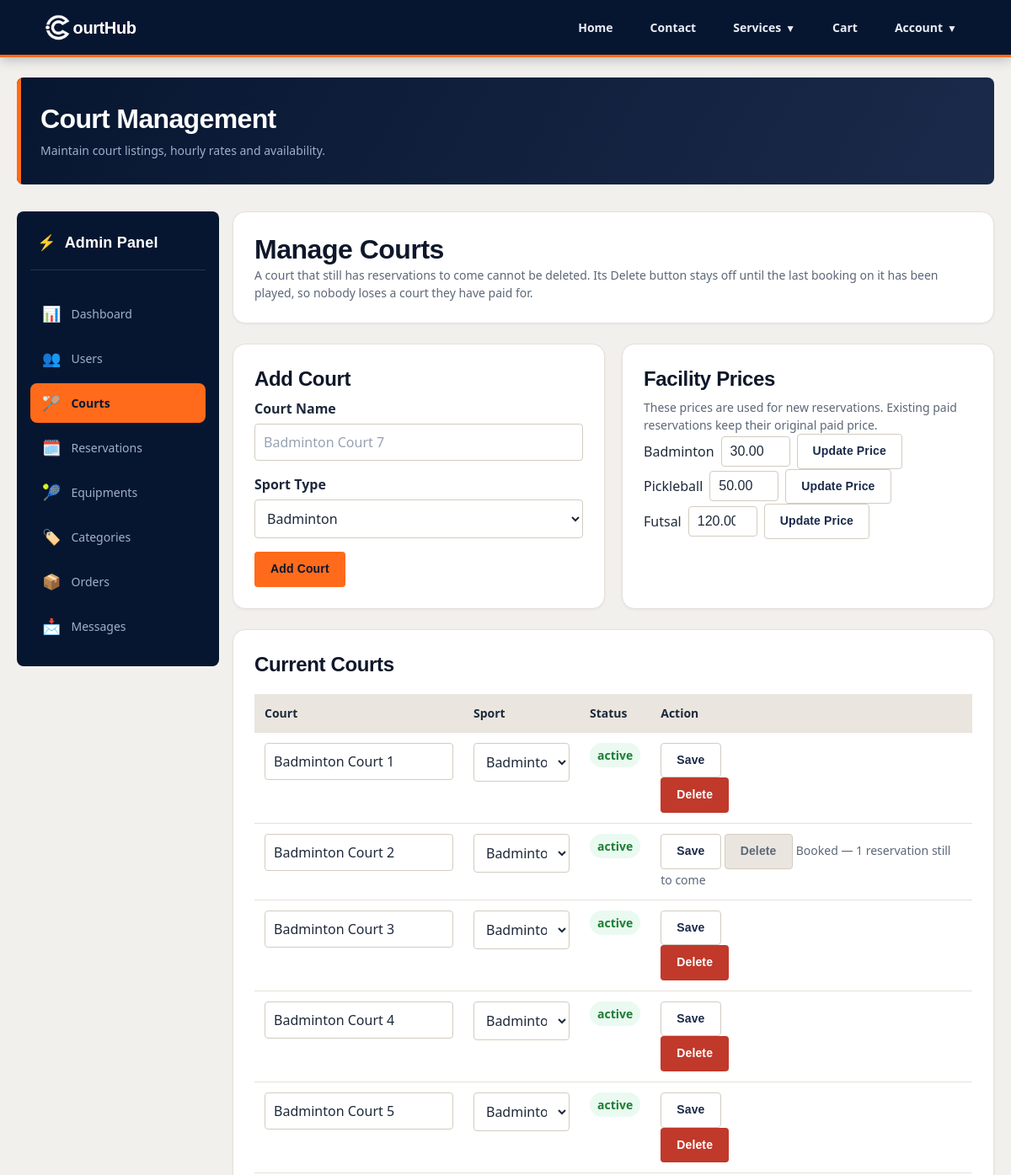
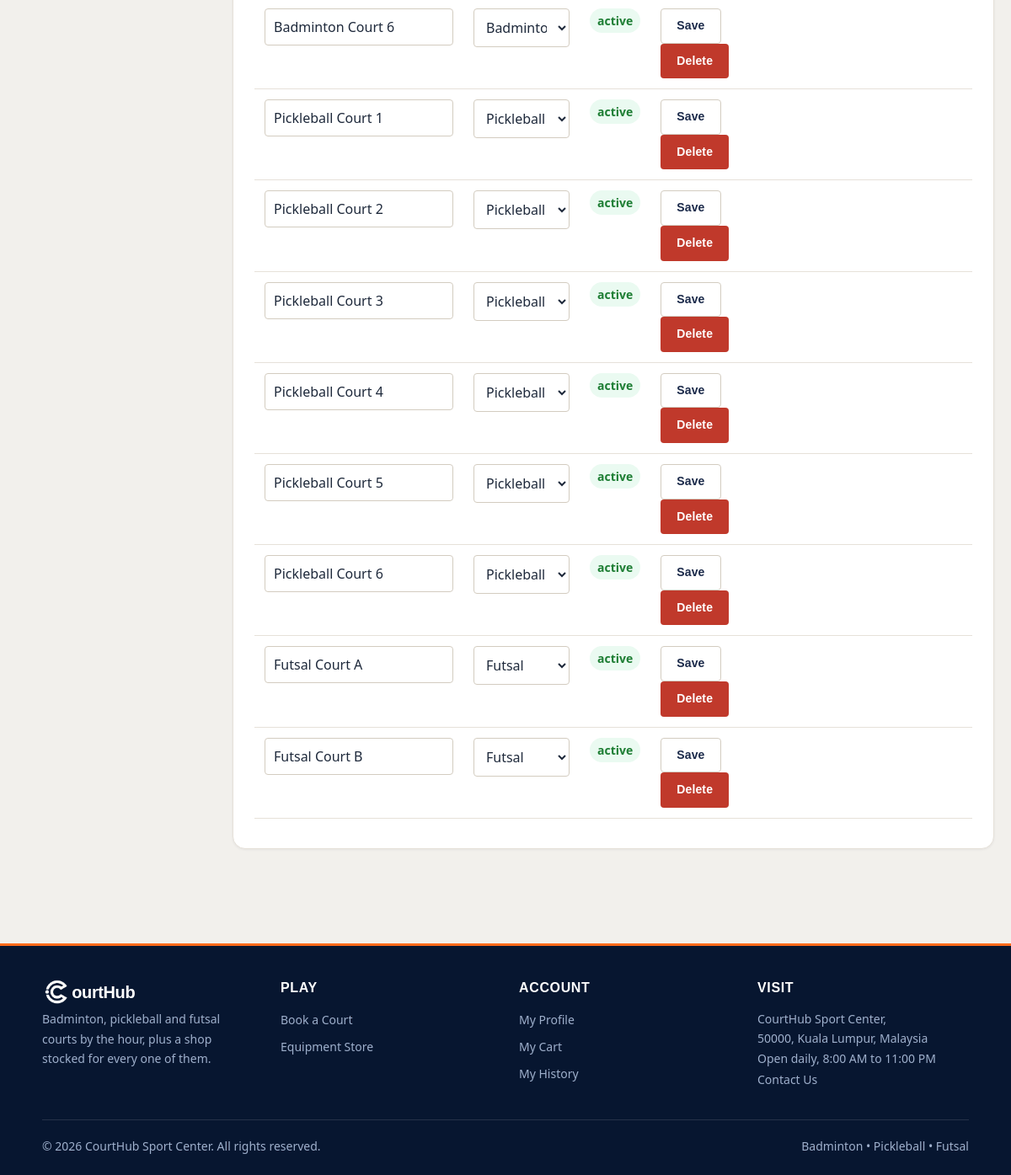
/admin/courts.php (signed in), run on the app's committed database (2 pictures, top to bottom).
### tables this page shows
CREATE TABLE sport_types (
    sport_type_id   INT AUTO_INCREMENT PRIMARY KEY,
    name            VARCHAR(30) NOT NULL UNIQUE,    
    price_per_hour  DECIMAL(6,2) NOT NULL
);

CREATE TABLE courts (
    court_id        INT AUTO_INCREMENT PRIMARY KEY,
    court_number    VARCHAR(30) NOT NULL,
    sport_type_id   INT NOT NULL,
    status          ENUM('active', 'pending_deletion', 'deleted') NOT NULL DEFAULT 'active',
    created_at      TIMESTAMP DEFAULT CURRENT_TIMESTAMP,

    FOREIGN KEY (sport_type_id) REFERENCES sport_types(sport_type_id)
);

### config/functions.php (called while the page is built, shortened)
<?php
function h($string) {
    return htmlspecialchars($string ?? '', ENT_QUOTES, 'UTF-8');
}
function appBasePath() {
    static $base_path = null;
    if ($base_path !== null) {
        return $base_path;
    }
    $document_root = realpath($_SERVER['DOCUMENT_ROOT'] ?? '');
    $app_root = realpath(__DIR__ . '/..');
    if ($document_root && $app_root && substr(strtolower($app_root), 0, strlen(strtolower($document_root))) === strtolower($document_root)) {
        $relative = substr($app_root, strlen($document_root));
        $base_path = str_replace('\\', '/', $relative);
        $base_path = $base_path === '/' ? '' : rtrim($base_path, '/');
    } else {
        $base_path = '';
    }
    return $base_path;
}
function app_url($path = '') {
    $path = '/' . ltrim($path, '/');
    return appBasePath() . ($path === '/' ? '' : $path);
}
function getSportTypes($conn) {
    $sports = [];
    $result = $conn->query("SELECT sport_type_id, name, price_per_hour FROM sport_types ORDER BY sport_type_id");
    while ($row = $result->fetch_assoc()) {
        $sports[] = $row;
    }
    return $sports;
}
    ?>
    <?php
function courtsWithUnfinishedBookings($conn) {
    $blocked = [];
    $result = $conn->query(
        "SELECT boi.court_id, COUNT(*) AS total
         FROM booking_order_items boi
         JOIN booking_orders bo ON bo.booking_order_id = boi.booking_order_id
         WHERE bo.payment_status = 'paid'
           AND TIMESTAMP(boi.booking_date, boi.end_time) > NOW()
         GROUP BY boi.court_id"
    );
    while ($row = $result->fetch_assoc()) {
        $blocked[(int)$row['court_id']] = (int)$row['total'];
    }
    return $blocked;
}

### admin/courts.php (the view, shortened to what this page needs)
<?php
require_once __DIR__ . '/../config/db_connect.php';
require_once __DIR__ . '/../config/functions.php';
$sports = getSportTypes($conn);
$courts = [];
$result = $conn->query(
    "SELECT c.court_id, c.court_number, c.sport_type_id, c.status, st.name AS sport_name
     FROM courts c
     JOIN sport_types st ON c.sport_type_id = st.sport_type_id
     WHERE c.status <> 'deleted'
     ORDER BY st.sport_type_id, c.court_id"
);
while ($row = $result->fetch_assoc()) {
    $courts[] = $row;
}
$courts_with_bookings = courtsWithUnfinishedBookings($conn);
require_once __DIR__ . '/../includes/header.php';
?>
<section class="page-hero">
    <h1>Court Management</h1>
    <p class="muted">Maintain court listings, hourly rates and availability.</p>
</section>
<div class="dashboard-layout">
    <?php include __DIR__ . '/../includes/adminPanel.php'; ?>
    <div class="dashboard-main-content">
        <section class="card">
            <h1>Manage Courts</h1>
            <p class="muted">
                A court that still has reservations to come cannot be deleted.
                Its Delete button stays off until the last booking on it has
                been played, so nobody loses a court they have paid for.
            </p>
        </section>
        <section class="grid two-col">
            <div class="card">
                <h2>Add Court</h2>
                <form method="POST" action="<?= h(app_url('/admin/courts.php')) ?>">
                    <div class="form-group">
                        <label for="court_number">Court Name</label>
                        <input type="text" id="court_number" name="court_number" placeholder="Badminton Court 7" required>
                    </div>
                    <div class="form-group">
                        <label for="sport_type_id">Sport Type</label>
                        <select id="sport_type_id" name="sport_type_id" required>
                            <?php foreach ($sports as $sport): ?>
                                <option value="<?= (int)$sport['sport_type_id'] ?>"><?= h($sport['name']) ?></option>
                            <?php endforeach; ?>
                        </select>
                    </div>
                    <button type="submit" class="btn">Add Court</button>
                </form>
            </div>
            <div class="card">
                <h2>Facility Prices</h2>
                <p class="muted">These prices are used for new reservations. Existing paid reservations keep their original paid price.</p>
                <?php foreach ($sports as $sport): ?>
                    <form method="POST" action="<?= h(app_url('/admin/courts.php')) ?>" class="inline-form price-form">
                        <label for="price_<?= (int)$sport['sport_type_id'] ?>"><?= h($sport['name']) ?></label>
                        <input type="number" id="price_<?= (int)$sport['sport_type_id'] ?>" name="price_per_hour" value="<?= h($sport['price_per_hour']) ?>" min="0.01" step="0.01" required>
                        <button type="submit" class="btn btn-secondary">Update Price</button>
                    </form>
                <?php endforeach; ?>
            </div>
        </section>
        <section class="card">
                <h2>Current Courts</h2>
                <?php if (empty($courts)): ?>
                    <div class="empty-state">No courts are currently displayed.</div>
                <?php else: ?>
                    <div class="table-wrap">
                        <table>
                            <thead>
                                <tr>
                                    <th>Court</th>
                                    <th>Sport</th>
                                    <th>Status</th>
                                    <th>Action</th>
                                </tr>
                            </thead>
                            <tbody>
                                <?php foreach ($courts as $court): ?>
                                    <?php $court_form_id = 'court_form_' . (int)$court['court_id']; ?>
                                    <tr>
                                        <td>
                                            <div class="form-group">
                                            <?php if ($court['status'] === 'active'): ?>
                                                <input type="text" name="court_number" value="<?= h($court['court_number']) ?>" form="<?= h($court_form_id) ?>" required>
                                            <?php else: ?>
                                                <?= h($court['court_number']) ?>
                                            <?php endif; ?>
                                            </div>
                                        </td>
                                        <td>
                                            <div class="form-group">
                                            <?php if ($court['status'] === 'active'): ?>
                                                <select name="sport_type_id" form="<?= h($court_form_id) ?>" required>
                                                    <?php foreach ($sports as $sport): ?>
                                                        <option value="<?= (int)$sport['sport_type_id'] ?>" <?= (int)$court['sport_type_id'] === (int)$sport['sport_type_id'] ? 'selected' : '' ?>>
                                                            <?= h($sport['name']) ?>
                                                        </option>
                                                    <?php endforeach; ?>
                                                </select>
                                            <?php else: ?>
                                                <?= h($court['sport_name']) ?>
                                            <?php endif; ?>
                                            </div>
                                        </td>
                                        <td><span class="status <?= h($court['status']) ?>"><?= h(str_replace('_', ' ', $court['status'])) ?></span></td>
                                        <td>
                                            <?php if ($court['status'] !== 'pending_deletion'): ?>
                                                <button type="submit" class="btn btn-secondary" form="<?= h($court_form_id) ?>">Save</button>
                                                <?php
                                                    $pending_bookings = (int)($courts_with_bookings[(int)$court['court_id']] ?? 0);
                                                ?>
                                                <?php if ($pending_bookings > 0): ?>
                                                    <button type="button" class="btn btn-danger" disabled
                                                            title="This court has <?= $pending_bookings ?> reservation<?= $pending_bookings === 1 ? '' : 's' ?> that <?= $pending_bookings === 1 ? 'has' : 'have' ?> not finished yet.">Delete</button>
                                                    <span class="muted">
                                                        Booked &mdash; <?= $pending_bookings ?> reservation<?= $pending_bookings === 1 ? '' : 's' ?> still to come
                                                    </span>
                                                <?php else: ?>
                                                    <form method="POST" action="<?= h(app_url('/admin/courts.php')) ?>">
                                                        <button type="submit" class="btn btn-danger">Delete</button>
                                                    </form>
                                                <?php endif; ?>
                                            <?php else: ?>
                                                <span class="muted">Disabled</span>
                                            <?php endif; ?>
                                        </td>
                                    </tr>
                                <?php endforeach; ?>
                            </tbody>
                        </table>
                    </div>
                <?php endif; ?>
        </section>
    </div>
</div>
<?php require_once __DIR__ . '/../includes/footer.php'; ?>

### css/admin.css (style rules this page uses)
.dashboard-layout { display: flex; align-items: flex-start; gap: 16px; }
.dashboard-main-content { flex: 1; min-width: 0; }

### data on the page
sport_types: name "Badminton", price_per_hour "30.00"
sport_types: name "Pickleball", price_per_hour "50.00"
sport_types: name "Futsal", price_per_hour "120.00"
courts: court_number "Badminton Court 1", sport_type_id "Badminton", status "active"
courts: court_number "Badminton Court 2", sport_type_id "Badminton", status "active", pending_bookings "1"
courts: court_number "Badminton Court 3", sport_type_id "Badminton", status "active"
courts: court_number "Badminton Court 4", sport_type_id "Badminton", status "active"
courts: court_number "Badminton Court 5", sport_type_id "Badminton", status "active"
courts: court_number "Badminton Court 6", sport_type_id "Badminton", status "active"
courts: court_number "Pickleball Court 1", sport_type_id "Pickleball", status "active"
courts: court_number "Pickleball Court 2", sport_type_id "Pickleball", status "active"
courts: court_number "Pickleball Court 3", sport_type_id "Pickleball", status "active"
courts: court_number "Pickleball Court 4", sport_type_id "Pickleball", status "active"
courts: court_number "Pickleball Court 5", sport_type_id "Pickleball", status "active"
courts: court_number "Pickleball Court 6", sport_type_id "Pickleball", status "active"
courts: court_number "Futsal Court A", sport_type_id "Futsal", status "active"
courts: court_number "Futsal Court B", sport_type_id "Futsal", status "active"

### other printed values
form field sport_type_id "Badminton"
